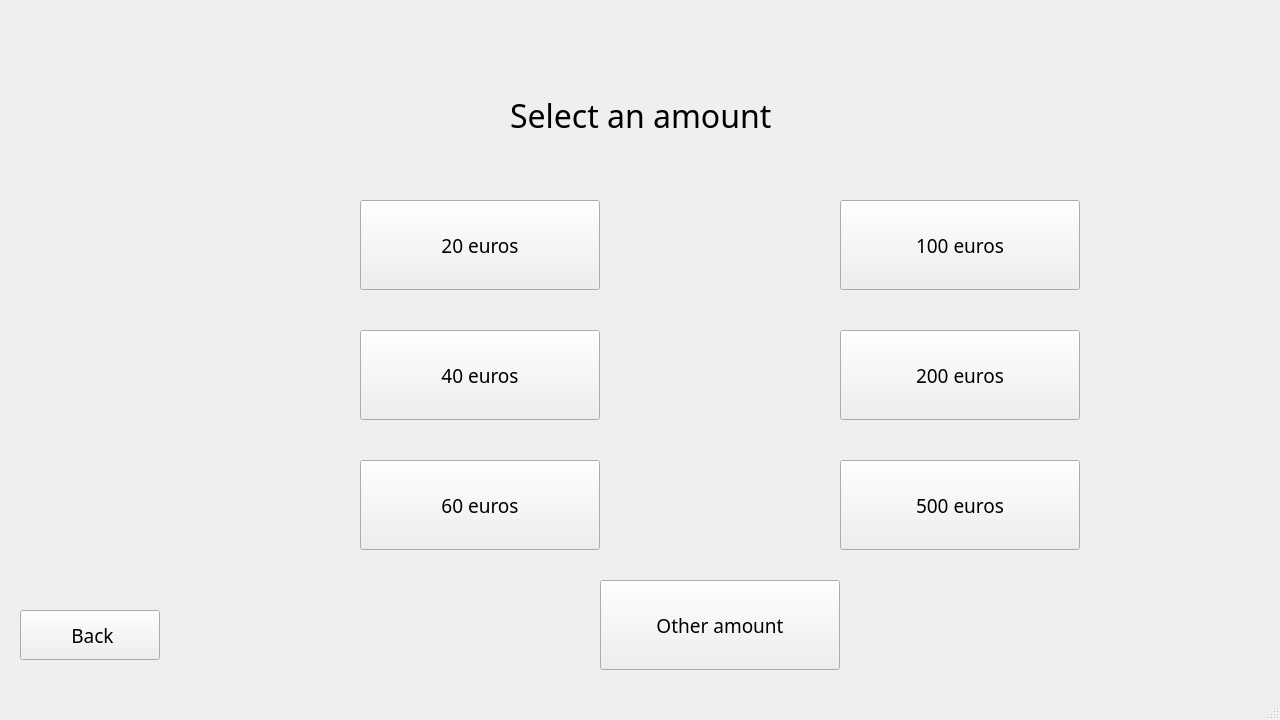
<?xml version="1.0" encoding="UTF-8"?>
<ui version="4.0">
 <class>DebitWindow</class>
 <widget class="QMainWindow" name="DebitWindow">
  <property name="geometry">
   <rect>
    <x>0</x>
    <y>0</y>
    <width>1280</width>
    <height>720</height>
   </rect>
  </property>
  <property name="minimumSize">
   <size>
    <width>1280</width>
    <height>720</height>
   </size>
  </property>
  <property name="maximumSize">
   <size>
    <width>1280</width>
    <height>720</height>
   </size>
  </property>
  <property name="windowTitle">
   <string>MainWindow</string>
  </property>
  <widget class="QWidget" name="centralwidget">
   <widget class="QPushButton" name="btn20">
    <property name="geometry">
     <rect>
      <x>360</x>
      <y>200</y>
      <width>240</width>
      <height>90</height>
     </rect>
    </property>
    <property name="sizeIncrement">
     <size>
      <width>240</width>
      <height>90</height>
     </size>
    </property>
    <property name="baseSize">
     <size>
      <width>240</width>
      <height>90</height>
     </size>
    </property>
    <property name="font">
     <font>
      <family>Century Gothic</family>
      <pointsize>14</pointsize>
     </font>
    </property>
    <property name="text">
     <string>20 euros</string>
    </property>
   </widget>
   <widget class="QPushButton" name="btn40">
    <property name="geometry">
     <rect>
      <x>360</x>
      <y>330</y>
      <width>240</width>
      <height>90</height>
     </rect>
    </property>
    <property name="font">
     <font>
      <family>Century Gothic</family>
      <pointsize>14</pointsize>
     </font>
    </property>
    <property name="text">
     <string>40 euros</string>
    </property>
   </widget>
   <widget class="QPushButton" name="btn60">
    <property name="geometry">
     <rect>
      <x>360</x>
      <y>460</y>
      <width>240</width>
      <height>90</height>
     </rect>
    </property>
    <property name="font">
     <font>
      <family>Century Gothic</family>
      <pointsize>14</pointsize>
     </font>
    </property>
    <property name="text">
     <string>60 euros</string>
    </property>
   </widget>
   <widget class="QPushButton" name="btn100">
    <property name="geometry">
     <rect>
      <x>840</x>
      <y>200</y>
      <width>240</width>
      <height>90</height>
     </rect>
    </property>
    <property name="font">
     <font>
      <family>Century Gothic</family>
      <pointsize>14</pointsize>
     </font>
    </property>
    <property name="text">
     <string>100 euros</string>
    </property>
   </widget>
   <widget class="QPushButton" name="btn200">
    <property name="geometry">
     <rect>
      <x>840</x>
      <y>330</y>
      <width>240</width>
      <height>90</height>
     </rect>
    </property>
    <property name="font">
     <font>
      <family>Century Gothic</family>
      <pointsize>14</pointsize>
     </font>
    </property>
    <property name="text">
     <string>200 euros</string>
    </property>
   </widget>
   <widget class="QPushButton" name="btn500">
    <property name="geometry">
     <rect>
      <x>840</x>
      <y>460</y>
      <width>240</width>
      <height>90</height>
     </rect>
    </property>
    <property name="font">
     <font>
      <family>Century Gothic</family>
      <pointsize>14</pointsize>
     </font>
    </property>
    <property name="text">
     <string>500 euros</string>
    </property>
   </widget>
   <widget class="QLabel" name="txtSelect">
    <property name="geometry">
     <rect>
      <x>510</x>
      <y>80</y>
      <width>481</width>
      <height>71</height>
     </rect>
    </property>
    <property name="font">
     <font>
      <family>Century Gothic</family>
      <pointsize>24</pointsize>
     </font>
    </property>
    <property name="text">
     <string>Select an amount</string>
    </property>
   </widget>
   <widget class="QPushButton" name="btnBack">
    <property name="geometry">
     <rect>
      <x>20</x>
      <y>610</y>
      <width>140</width>
      <height>50</height>
     </rect>
    </property>
    <property name="font">
     <font>
      <family>Century Gothic</family>
      <pointsize>14</pointsize>
     </font>
    </property>
    <property name="text">
     <string> Back</string>
    </property>
   </widget>
   <widget class="QLabel" name="label_info">
    <property name="geometry">
     <rect>
      <x>0</x>
      <y>0</y>
      <width>251</width>
      <height>81</height>
     </rect>
    </property>
    <property name="font">
     <font>
      <family>Century Gothic</family>
      <pointsize>14</pointsize>
     </font>
    </property>
    <property name="text">
     <string/>
    </property>
   </widget>
   <widget class="QLabel" name="label_balance">
    <property name="geometry">
     <rect>
      <x>950</x>
      <y>0</y>
      <width>321</width>
      <height>81</height>
     </rect>
    </property>
    <property name="font">
     <font>
      <family>Century Gothic</family>
      <pointsize>14</pointsize>
     </font>
    </property>
    <property name="text">
     <string/>
    </property>
   </widget>
   <widget class="QPushButton" name="btnOther">
    <property name="geometry">
     <rect>
      <x>600</x>
      <y>580</y>
      <width>240</width>
      <height>90</height>
     </rect>
    </property>
    <property name="font">
     <font>
      <family>Century Gothic</family>
      <pointsize>14</pointsize>
     </font>
    </property>
    <property name="text">
     <string>Other amount</string>
    </property>
   </widget>
   <widget class="QLabel" name="label_error">
    <property name="geometry">
     <rect>
      <x>920</x>
      <y>610</y>
      <width>351</width>
      <height>61</height>
     </rect>
    </property>
    <property name="text">
     <string/>
    </property>
   </widget>
  </widget>
  <widget class="QMenuBar" name="menubar">
   <property name="geometry">
    <rect>
     <x>0</x>
     <y>0</y>
     <width>1280</width>
     <height>21</height>
    </rect>
   </property>
  </widget>
  <widget class="QStatusBar" name="statusbar"/>
 </widget>
 <resources/>
 <connections/>
</ui>
